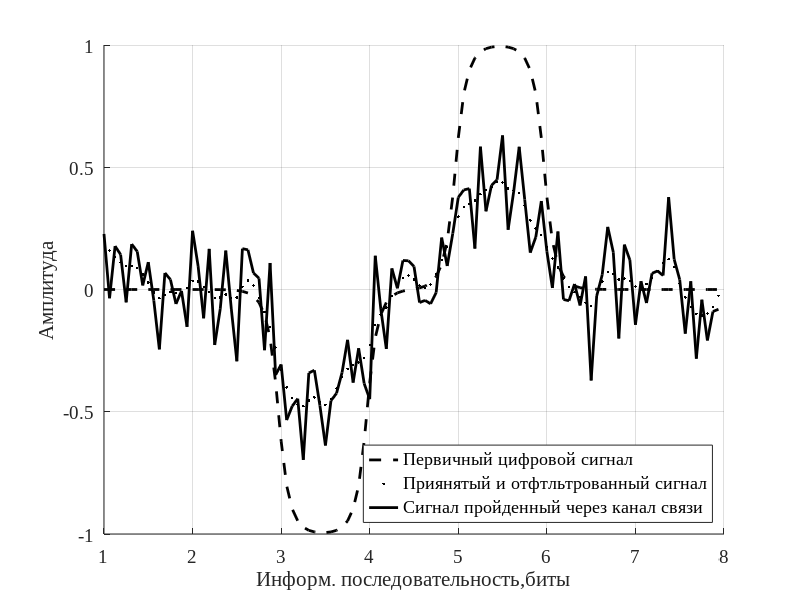

This figure's MATLAB source:
33


222



111
%вариант Шефера 28_05_21
%бинарные сигналы
%глазковая диаграмма
%прямоугольный импульс
%эллиптический фильтр 
%вычисляется во временной области импульс, выходящий из фильтра, 
%затем вычисляется сигнал
%можно учесть дисперсию: вычисляется преобразование Фурье сигнала,
%оно умножается на передаточную функцию канала, затем вычисляется 
%обратное преобразование Фурье
clear all;
close all;
set(0,'DefaultAxesFontSize',14,'DefaultAxesFontName','Times New Roman');
%-------------------------------------------------------------------
N1=16;
N=16384*64;%число точек преобразования Фурье
NN=N/N1;%число битов
L_trasa=40; %50; 100; в километрах

EbN0 = 16;
D=17;% в пс/км/нм - дисперсионный волноводный параметр
lambda=1550;% в нм
v=3*10^8;%электродинамическая постоянная
alpha=pi*D*lambda^2*L_trasa*10^(-21)/v;%
x=randi([0,1],NN,1);

switch 1    % переключение формата кодирования

    case 1
         b = zeros(N,1);
         d = x;
         d_d = not(d);

         for i = 1:NN
             b(i + 1) = xor (d_d(i),b(i)); % прекодер
             c(i) = b(i) + b(i + 1) - 1;   % двубинарный код
         end
% % ------------------------------------------
         data_1 = repmat(c',1,N1)';
    case 2
         data_1 = repmat(x,1,N1)';
    case 3
         ww(1)=1;   
         for i = 1:NN
             ww(i+1)=ww(i)+x(i);
             if ww(i+1)==2
                ww(i+1)=0;
             end
         end   
         for i = 1:NN
             b(i)=ww(i)+ww(i+1);
             c(i)=b(i)-1;
         end
         data_1 = repmat(c',1,N1)';
%          data_1 = repmat(ww',1,N1)';
end

% % ------------пропускание прямоугольного импульса через фильтр Бесселя
T=1e-10;

wmax=(pi/T)*N1;

dt=T/N1;


data_2 = reshape(data_1,size(data_1,1)*size(data_1,2),1); %первичный цифровой сигнал
data_1 = repmat(x,1,N1)';
data_2_bin = reshape(data_1,size(data_1,1)*size(data_1,2),1); %первичный цифровой сигнал
mm = 0;
jj = 1;
% s_filtr(N:1) = zeros;



% for long=L_trasa:-1:1
%     long
%     L = long;
%     mm = mm + 1;
% %     jj = jj + 1;
%     long_koef = 0.07:-(0.04 / (L_trasa)):0.03;
% 
%     [b,a] = ellip(1,0.5,60,0.07);
%     [b_1,a_1] = ellip(1,0.5,5,long_koef(mm));
% 
%     filtr_on = 1;
% 
%     if filtr_on
%         data_2 = filtfilt(b,a,data_2);
%         data_3 = filtfilt(b_1,a_1,data_2);
%         data_2_bin = filtfilt(b,a,data_2_bin);
%         data_3_bin = filtfilt(b_1,a_1,data_2_bin);
%     else
%         data_3 = data_2;
%         data_3_bin = data_2_bin;  
%     end
%     data_2_orig = data_2;
% 
%     zatuhanie = 1.02*L;
% 
%     % for snr_ber = -10:1:40
%     % mm=mm+1;
%     % EbN0 = snr_ber;
%     snr=EbN0-10*log10(0.5*T/dt);
%   
%     data_3_shum = awgn(data_3,snr,'measured');
%     data_3_bin_shum = awgn(data_3_bin,snr,'measured');
%     data_2 = data_3_shum;
%     data_3_shum = data_3_shum / zatuhanie;
%     data_3_bin_shum = data_3_bin_shum / zatuhanie;
% 
%     % k_CD = 10; % Коэф уширения
%     % m_CD_1 = 1:1/k_CD:((N1/4)*1/k_CD - 1/k_CD) + 1;
%     % m_CD_2 = 1:-1/k_CD:-((N1/4)*1/k_CD - 1/k_CD) + 1;
%     % m_CD_3 = fliplr(m_CD_2);
%     % m_CD_4 = fliplr(m_CD_1);
%     % mm_CD = [m_CD_1, m_CD_2, m_CD_3, m_CD_4];
%     % mm_CD = mm_CD';
%     % mm_CD
%     % data_test = zeros(N,0);
%     % data_test(1:16) = mm_CD;
%     % for i = 1: (N / N1) - 1
%     %     data_test(i * N1+1:i * N1 + 16) = mm_CD; 
%     % end
%     % data_test = data_test';
%     % data_test_3 = data_2 .* data_test;
%     % data_test = repmat(mm_CD',1,2)';
%     % data_test_2 = reshape(data_test,size(data_test,1)*size(data_test,2),1); %первичный цифровой сигнал
% 
% 
%     S=fft(data_2_orig,N);
%     S1(1:length(S)/2)=S(length(S)/2+1:length(S));
%     S1(length(S)/2+1:length(S))=S(1:length(S)/2); 
%     M=max(abs(S1));
%     P_orig=20*log10(abs(S1)/M);
% 
%     S=fft(data_3_shum,N);
%     S1(1:length(S)/2)=S(length(S)/2+1:length(S));
%     S1(length(S)/2+1:length(S))=S(1:length(S)/2); 
%     M=max(abs(S1));
%     P_chanel=20*log10(abs(S1)/M);
% 
% 
%     dw=2*wmax/N;
%     w=0:dw:wmax-dw;%+
%     w1=-wmax:dw:-dw;%-
%     w2=[w1, w];
%     w2 = w2/ 10000000000;
% 
% 
%     SS=S';
% 
%     S1(1:length(S)/2)=SS(length(S)/2+1:length(S));
%     S1(length(S)/2+1:length(S))=SS(1:length(S)/2); 
%     M=max(abs(S1));
%     P=20*log10(abs(S1)/M);
% 
%     s=ifft(SS',N);
%     s_filtr = s;
%     s_bin_filtr = data_3_bin_shum;
%     if filtr_on
%         s_filtr = filtfilt(b,a,s);
%         s_bin_filtr = filtfilt(b,a,data_3_bin_shum);
%     end 
% 
% 
%     %%%%%%%%%%%%%%%%%----------ПРИЕММММ----------%%%%%%%%%%%%%%
%     Gamma = 0.3*max(s_filtr);
%     Gamma_bin = 0.3*max(s_bin_filtr);
%     count = 0;
%     j = 1;
%     s_dmd(1:NN) = zeros;
%     s_dmd_bin(1:NN) = zeros;
% 
%     for i = 1:N
%         count = count + 1;
%         s_dmd(j) = s_dmd(j) + s_filtr(i);
%         s_dmd_bin(j) = s_dmd_bin(j) + s_bin_filtr(i);
%         if count == N1
%             count = 0;
%             s_dmd(j) = s_dmd(j)/N1;
%             s_dmd_bin(j) = s_dmd_bin(j)/N1;
%             if s_dmd(j) > Gamma
%                 s_dmd(j)= 1; 
%             elseif s_dmd(j) < -Gamma
%                 s_dmd(j)= -1;     
%             else
%                 s_dmd(j)= 0;
%             end
%             if s_dmd_bin(j) > Gamma_bin
%                 s_dmd_bin(j)= 1;    
%             else
%                 s_dmd_bin(j)= 0;
%             end
%             j = j + 1;
%         end 
%     end
%     % s_dmd = s_dmd ./N1; 
%     c = abs (c) ;
%     s_dmd = abs (s_dmd);
%     [er,ratio] = biterr(c, s_dmd); % эта функция сравнивает b0 
%     [er_bin,ratio_bin] = biterr(c, s_dmd_bin); % эта функция сравнивает b0 
%     %c b и выводит в  er число несовпадающих бит
% 
%     ber1(mm,jj)=er/NN;%-10*log10(er/N);
%     ber1_bin(mm,jj)=er_bin/NN;%-10*log10(er/N);  
%     Snr(mm,jj)= L_trasa - long;
% end

[b,a] = ellip(1,0.5,60,0.07);
[b_1,a_1] = ellip(1,0.5,5,0.07);

filtr_on = 1;

if filtr_on
   data_2 = filtfilt(b,a,data_2);
   data_3 = filtfilt(b_1,a_1,data_2);
   data_2_bin = filtfilt(b,a,data_2_bin);
   data_3_bin = filtfilt(b_1,a_1,data_2_bin);
else
   data_3 = data_2;
   data_3_bin = data_2_bin;  
end
data_2_orig = data_2;

zatuhanie = 1.02*2;

snr=EbN0-10*log10(0.5*T/dt);
  
data_3_shum = awgn(data_3,snr,'measured');
data_3_bin_shum = awgn(data_3_bin,snr,'measured');
data_2 = data_3_shum;
data_3_shum = data_3_shum / zatuhanie;
data_3_bin_shum = data_3_bin_shum / zatuhanie;


s_filtr = data_3_shum;
s_bin_filtr = data_3_bin_shum;
if filtr_on
   s_filtr = filtfilt(b,a,data_3_shum);
   s_bin_filtr = filtfilt(b,a,data_3_bin_shum);
end 



















% % Snr = Snr .* -1;
% ber1        = ber1 / 10;
% ber1_bin    = ber1_bin / 10;
% semilogy(Snr,ber1,'kx')
% hold on;
% semilogy(Snr,ber1_bin,'ko')
% legend({'Бинарный сигнал','Двубинарный сигнал'}, 'location', 'southeast')
% xlabel('Протяженность ЛС, км')
% ylabel('BER')



kol_vo_bit_plot = 7;        %Число бит для отрисовки
t_plot = 1:1/N1:kol_vo_bit_plot + 1-1/N1;
f_plot = -N:1/N1:N;

if 1    % осциллограф
    figure('position',[20 680 750 300])
    hold on
    plot(t_plot, data_2_orig(1:kol_vo_bit_plot * N1),'k--','linewidth',2);
    plot(t_plot, s_filtr(1:kol_vo_bit_plot * N1),'k.','linewidth',2);
    plot(t_plot, data_3_shum(1:kol_vo_bit_plot * N1),'k','linewidth',2);
    grid
    xlabel('Информ. последовательность,биты')
    ylabel('Амплитуда')
    legend({'Первичный цифровой сигнал','Приянятый и отфтльтрованный сигнал','Сигнал пройденный через канал связи'}, 'location', 'southeast')
end

% fmax=1/2/dt;
% wmax=2*pi*fmax;
% dw=wmax/N;
% w0=1/T/4;
% w1=0:dw:wmax-dw;

if 0    % Спектр
    figure('position',[1130 680 750 300]);
    hold on;
    subplot(1,2,1);
    plot(w2,P_orig,'k','linewidth',0.1);
    grid;
    axis([-10 10 -80 0]);
    xlabel('Частота, ГГц');
    ylabel('Амплитуда, дБ');
    subplot(1,2,2);
    plot(w2,P_chanel,'k','linewidth',0.1);
    grid;
    axis([-10 10 -80 0]);
    xlabel('Частота, ГГц');
    ylabel('Амплитуда, дБ');
end
if 0    % Глазковая Диаграмма
%     s_filtr = s_filtr - 1;
    H = eyediagram(abs(s_filtr),2*N1,2*T,0,'k');
    xlabel('Время, сек.');
    ylabel('Амплитуда');
end
